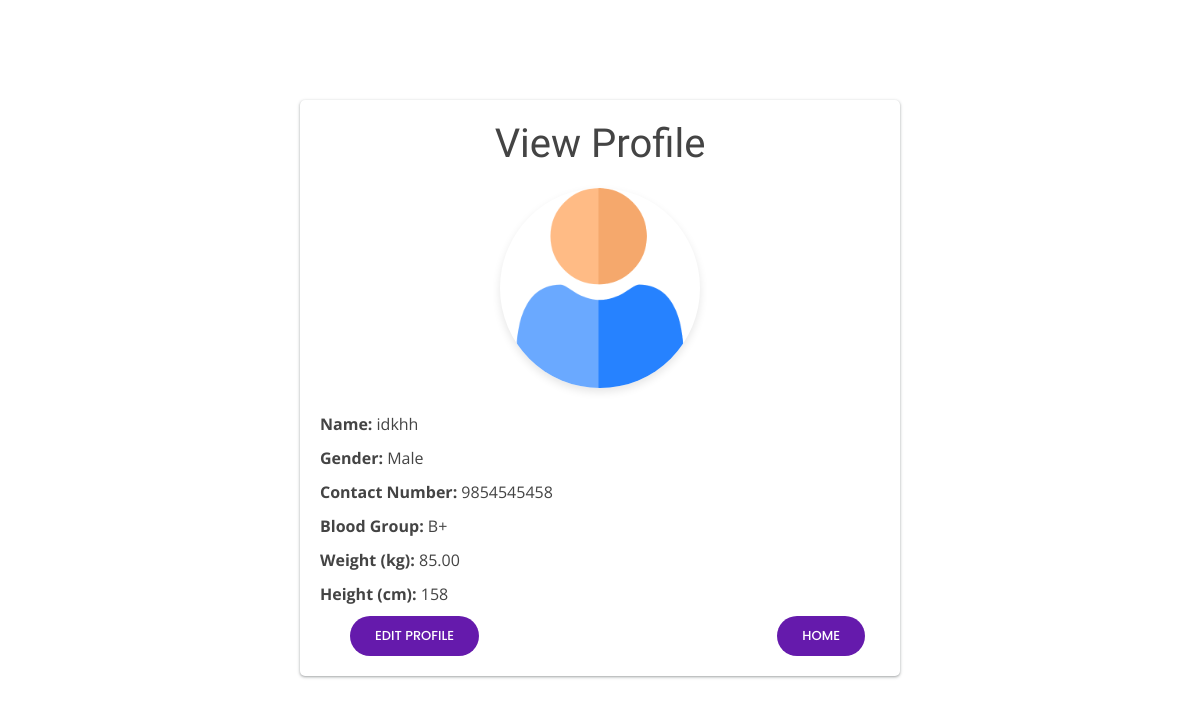
The app's page /profile/ (signed in), older data.
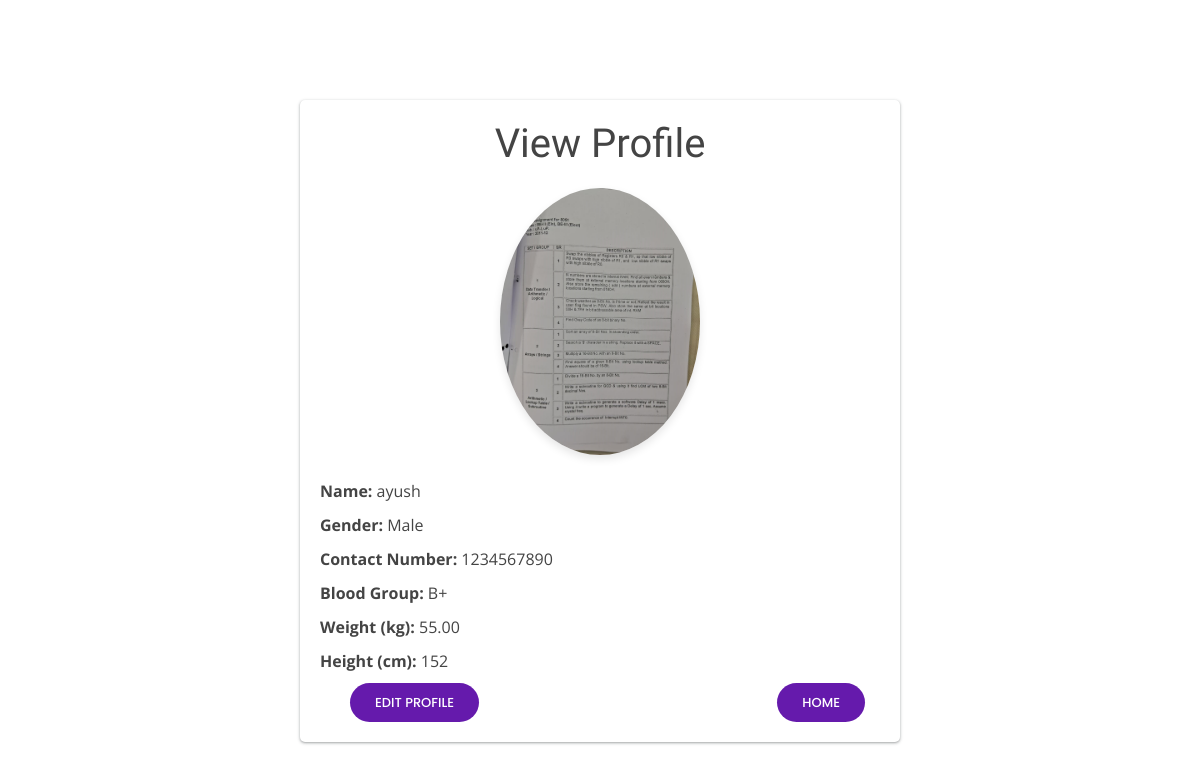
The same page, newer data.
### health_app/models.py (models this page shows, shortened)
class UserProfile(models.Model):
    user = models.OneToOneField(User, on_delete=models.CASCADE)
    name = models.CharField(max_length=255, default='')
    gender = models.CharField(max_length=10, choices=[('Male', 'Male'), ('Female', 'Female'), ('Other', 'Other')], default='Male')
    contact_no = models.CharField(max_length=15, default='')
    blood_group = models.CharField(max_length=5, default='')
    weight_kg = models.DecimalField(max_digits=5, decimal_places=2, null=True, blank=True, default=None)
    height_cm = models.PositiveIntegerField(null=True, blank=True, default=None)
    profile_image = models.ImageField(upload_to='profile_images/', null=True, blank=True, default=default_profile_image_path)

### health_app/views.py (the view)
# urls.py: path('profile/', views.view_profile, name='view_profile'),
@login_required
def view_profile(request):
    user_profile = UserProfile.objects.get(user=request.user)
    return render(request, 'view_profile.html', {'user_profile': user_profile})

### health_app/templates/view_profile.html (shortened to what this page needs)
{% extends 'base3.html' %}
{% block content %}
<div class="container" style="max-width: 600px; margin-top: 100px; padding: 20px; background-color: #fff; border-radius: 5px; box-shadow: rgba(60, 64, 67, 0.3) 0px 1px 2px 0px, rgba(60, 64, 67, 0.15) 0px 1px 3px 1px;">
    <h1 style="text-align: center; margin-bottom: 20px;">View Profile</h1>
    <div class="text-center">
        <img src="{{ user_profile.profile_image.url }}" alt="Profile Image" class="img-fluid rounded-circle" style="max-width: 200px; height: auto; border-radius: 50%; box-shadow: 0 4px 8px rgba(0, 0, 0, 0.1);">
    </div>
    <div class="mt-4" style="margin-top: 1.5rem;">
        <p style="margin: 10px 0;"><strong>Name:</strong> {{ user_profile.name }}</p>
        <p style="margin: 10px 0;"><strong>Gender:</strong> {{ user_profile.gender }}</p>
        <p style="margin: 10px 0;"><strong>Contact Number:</strong> {{ user_profile.contact_no }}</p>
        <p style="margin: 10px 0;"><strong>Blood Group:</strong> {{ user_profile.blood_group }}</p>
        <p style="margin: 10px 0;"><strong>Weight (kg):</strong> {{ user_profile.weight_kg }}</p>
        <p style="margin: 10px 0;"><strong>Height (cm):</strong> {{ user_profile.height_cm }}</p>
    </div>
    <div class="navbar">
    <a href="{% url 'edit_profile' %}" class="getstarted" >Edit Profile</a>
    <a href="{% url 'homepage' %}" class="getstarted" >HOME</a>
    </div>
</div>
{% endblock %}

### health_app/templates/base3.html (shortened to what this page needs)
<!DOCTYPE html>
<html lang="en">
<head>
  {% load static %}
  <link rel="stylesheet" href="https://maxcdn.bootstrapcdn.com/bootstrap/4.0.0/css/bootstrap.min.css"
>
  <link rel="stylesheet" href="https://cdn.jsdelivr.net/npm/bootstrap@5.3.0/dist/css/bootstrap.min.css">
  <link href="{% static 'assets/vendor/aos/aos.css' %}" rel="stylesheet">
  <link href="{% static 'assets/vendor/bootstrap/css/bootstrap.min.css' %}" rel="stylesheet">
  <link href="{% static 'assets/vendor/bootstrap-icons/bootstrap-icons.css' %}" rel="stylesheet">
  <link href="{% static 'assets/vendor/boxicons/css/boxicons.min.css' %}" rel="stylesheet">
  <link href="{% static 'assets/vendor/glightbox/css/glightbox.min.css' %}" rel="stylesheet">
  <link href="{% static 'assets/vendor/remixicon/remixicon.css' %}" rel="stylesheet">
  <link href="{% static 'assets/vendor/swiper/swiper-bundle.min.css' %}" rel="stylesheet">
  <link href="{% static 'assets/css/style.css' %}" rel="stylesheet">
  <link rel="stylesheet" href="https://cdn.jsdelivr.net/npm/bootstrap@4.0.0/dist/css/bootstrap.min.css">
</head>
<body>
  {% block content %}
  {% endblock %}
</body>
</html>

### foodie/static/assets/css/style.css (style rules this page uses)
body { font-family: "Open Sans", sans-serif; color: #444444; }
a { color: #009970; text-decoration: none; }
h1, h2, h3, h4, h5, h6 { font-family: "Raleway", sans-serif; }
.navbar { padding: 0; }
.navbar a, .navbar a:focus { display: flex; align-items: center; justify-content: space-between; padding: 10px 0 10px 30px; color: #36343a; transition: 0.3s; font-size: 13px; font-weight: 500; text-transform: uppercase; font-family: "Poppins", sans-serif; white-space: nowrap; transition: 0.3s; }
.navbar .getstarted, .navbar .getstarted:focus { background: #009970; padding: 10px 25px; margin-left: 30px; margin-right: 15px; border-radius: 50px; color: #fff; }

### health_app/templates/base3.html (style rules this page uses)
body { font-family: "Open Sans", sans-serif; color: #444444; }
a { color: rgb(101, 26, 172); text-decoration: none; }
h1, h2, h3, h4, h5, h6 { font-family: "Raleway", sans-serif; }
.navbar { padding: 0; }
.navbar a, .navbar a:focus { display: flex; align-items: center; justify-content: space-between; padding: 10px 0 10px 30px; color: #36343a; transition: 0.3s; font-size: 13px; font-weight: 500; text-transform: uppercase; font-family: "Poppins", sans-serif; white-space: nowrap; transition: 0.3s; }
.navbar .getstarted, .navbar .getstarted:focus { background: rgb(101, 26, 172); padding: 10px 25px; margin-left: 30px; margin-right: 15px; border-radius: 50px; color: #fff; }

Row changes from the older to the newer data that the page shows:
no longer on this page (row edited): UserProfile: profile_image (picture), name "idkhh", gender "Male", contact_no "9854545458", blood_group "B+", weight_kg "85.00", height_cm "158"
now on this page (row edited): UserProfile: profile_image (picture), name "ayush", gender "Male", contact_no "1234567890", blood_group "B+", weight_kg "55.00", height_cm "152"
